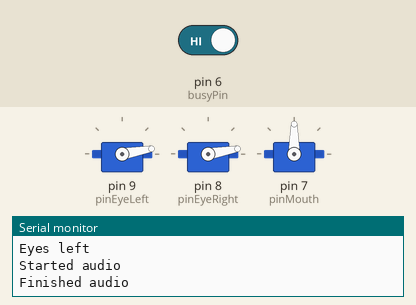
A sketch run on a simulated Arduino Uno, built with avr-gcc and run on an emulated ATmega328P. On the bench: 3 × servo, the last lines printed to the serial monitor. The inputs (shaded band) are chosen by the test bench; at power-on: pin 6 (busyPin) HIGH. Random numbers use the default seed unless the sketch sets one.

Above: at 9.2 s.
9.3 s: pin 6 (busyPin) driven LOW
At 13.2 s:
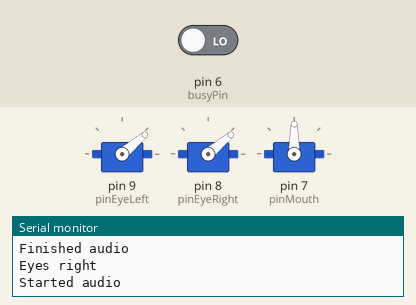
At 16.1 s:
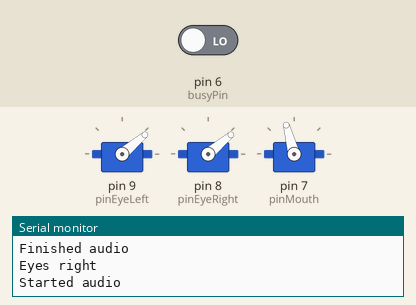
16.2 s: pin 6 (busyPin) driven HIGH
At 19.9 s:
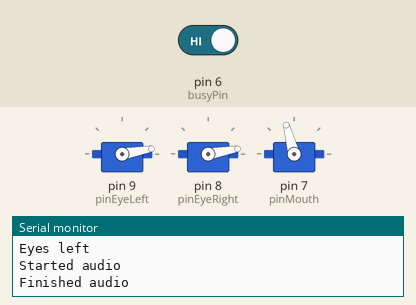
Timing chart, 0 to 28.5 s (numbered marks = the images above; inputs shaded):
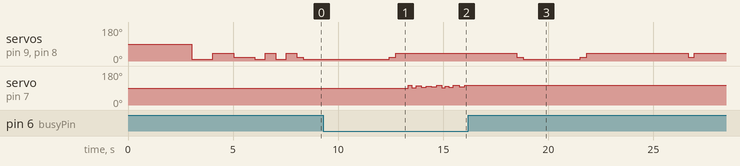

The sketch:

animatronicHead.ino
```cpp
// Simple Arduino Animatronic Head
// April 2021, Buenos Aires, Argentina
// Roni Bandini @RoniBandini

// Connect Servos to GND y VCC. Signals to D9, D8, D7
// Connect DfPlayer TX and RX to D11, D10. Busy to D6
// Upload audios to microSD 01/001.mp3 002.mp3, etc and edit howManyAudios

#include <Servo.h>
#include "SoftwareSerial.h"

// Mp3 player rx and tx
SoftwareSerial mySerial(10, 11);

Servo myservoEyeLeft;
Servo myservoEyeRight;
Servo myservoMouth;

# define Start_Byte 0x7E
# define Version_Byte 0xFF
# define Command_Length 0x06
# define End_Byte 0xEF
# define Acknowledge 0x00
# define ACTIVATED LOW

int pos = 0;
int pinEyeLeft=9;
int pinEyeRight=8;
int pinMouth=7;
int busyPin=6;
int isPlaying=HIGH;
int myMovement=0;
int myDelay=0;
int myRandom=0;
int howManyAudios=81+1;
int mouthOpen=0;

void setup() {

  Serial.begin(9600);
  Serial.println("Animatronic Head started...");
  Serial.println("Roni Bandini - Argentina 2021");

  randomSeed(analogRead(0));

  // mp3 player
  mySerial.begin(9600);
  pinMode(busyPin, INPUT);

  // Just init
  playFirst();

  // attach servos
  myservoEyeLeft.attach(pinEyeLeft);
  myservoEyeRight.attach(pinEyeRight);
  myservoMouth.attach(pinMouth);

  // Play first audio
  execute_CMD(0x0F,0x01,0x01);

  // move eyes
  eyesLeft(1000);
  eyesRight(1000);
  eyesMiddle(1000);
  eyesParanoid(500);

}

void loop() {

  eyesMiddle(300);

  myMovement=random(1, 5);

  if (myMovement==1) {
    Serial.println("Eyes left");
    eyesLeft(250);
  }
  else
  {
    Serial.println("Eyes right");
    eyesRight(250);
   }

   // Play audio
  myRandom=random(2,howManyAudios);
  Serial.println("Started audio");
  execute_CMD(0x0F,0x01,(byte)myRandom);
  delay(200);


  while (digitalRead(busyPin) == 0) {
    talkMovement();
    myRandom=random(150,300);
    delay(myRandom);
  }

 Serial.println("");
 Serial.println("Finished audio");


  myRandom=random(2000,5000);
  delay(myRandom);
}

void talkMovement()
{
  if (mouthOpen==0){
    myRandom=random(90,100);
    myservoMouth.write(myRandom);
    mouthOpen=1;
    }
  else
  {
    myRandom=random(100,107);
    myservoMouth.write(myRandom);
    mouthOpen=0;
    }
}

void eyesLeft(int howLong)
{
  myservoEyeLeft.write(10);
  myservoEyeRight.write(10);
  delay(howLong);
}

void eyesRight(int howLong)
{
  myservoEyeLeft.write(40);
  myservoEyeRight.write(40);
  delay(howLong);
}

void eyesMiddle(int howLong)
{
  myservoEyeLeft.write(20);
  myservoEyeRight.write(20);
  delay(howLong);
}

void eyesParanoid(int howLong)
{
  myservoEyeLeft.write(10);
  myservoEyeRight.write(10);
  delay(howLong);
  myservoEyeLeft.write(40);
  myservoEyeRight.write(40);
  delay(howLong);
  myservoEyeLeft.write(10);
  myservoEyeRight.write(10);
  delay(howLong);
  myservoEyeLeft.write(40);
  myservoEyeRight.write(40);
  delay(howLong);
  myservoEyeLeft.write(30);
  myservoEyeRight.write(30);

}

 void playFirst()
{
  execute_CMD(0x3F, 0, 0); // query device
  delay(500);
  setVolume(25);
  delay(500);

}

void pause()
{
  execute_CMD(0x0E,0,0);
  delay(500);
}

void play()
{
  execute_CMD(0x0D,0,1);
  delay(500);
}

void playNext()
{
  execute_CMD(0x01,0,1);
  delay(500);
}

void playPrevious()
{
  execute_CMD(0x02,0,1);
  delay(500);
}

void setVolume(int volume)
{
  execute_CMD(0x06, 0, volume);
  delay(2000);
}

void execute_CMD(byte CMD, byte Par1, byte Par2)
      // Excecute the command and parameters
      {
      // Calculate the checksum (2 bytes)
      word checksum = -(Version_Byte + Command_Length + CMD + Acknowledge + Par1 + Par2);
      // Build the command line
      byte Command_line[10] = { Start_Byte, Version_Byte, Command_Length, CMD, Acknowledge,
      Par1, Par2, highByte(checksum), lowByte(checksum), End_Byte};
      //Send the command line to the module
      for (byte k=0; k<10; k++)
      {
      mySerial.write( Command_line[k]);
      }

}
```

Measured:
- after the input at 16.2 s, servo on pin 9 (pinEyeLeft), servo on pin 8 (pinEyeRight): 40° → 20° after 2.3 s, → 10° 0.30 s later, → 20° 2.7 s later, → 40° 0.30 s later, … (6 changes in this stretch)
